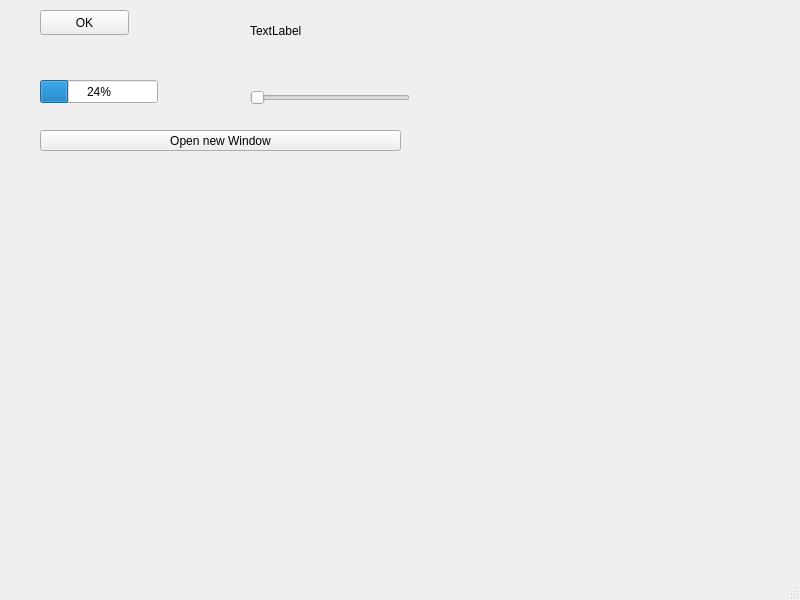
<?xml version="1.0" encoding="UTF-8"?>
<ui version="4.0">
 <class>MainWindow</class>
 <widget class="QMainWindow" name="MainWindow">
  <property name="geometry">
   <rect>
    <x>0</x>
    <y>0</y>
    <width>800</width>
    <height>600</height>
   </rect>
  </property>
  <property name="windowTitle">
   <string>MainWindow</string>
  </property>
  <widget class="QWidget" name="centralwidget">
   <widget class="QPushButton" name="pushButton">
    <property name="geometry">
     <rect>
      <x>40</x>
      <y>10</y>
      <width>89</width>
      <height>25</height>
     </rect>
    </property>
    <property name="text">
     <string>OK</string>
    </property>
   </widget>
   <widget class="QLabel" name="label">
    <property name="geometry">
     <rect>
      <x>250</x>
      <y>10</y>
      <width>91</width>
      <height>41</height>
     </rect>
    </property>
    <property name="text">
     <string>TextLabel</string>
    </property>
    <property name="textFormat">
     <enum>Qt::AutoText</enum>
    </property>
   </widget>
   <widget class="QProgressBar" name="progressBar">
    <property name="geometry">
     <rect>
      <x>40</x>
      <y>80</y>
      <width>118</width>
      <height>23</height>
     </rect>
    </property>
    <property name="value">
     <number>24</number>
    </property>
   </widget>
   <widget class="QSlider" name="horizontalSlider">
    <property name="geometry">
     <rect>
      <x>250</x>
      <y>90</y>
      <width>160</width>
      <height>16</height>
     </rect>
    </property>
    <property name="orientation">
     <enum>Qt::Horizontal</enum>
    </property>
   </widget>
   <widget class="QPushButton" name="newWindow">
    <property name="geometry">
     <rect>
      <x>40</x>
      <y>130</y>
      <width>361</width>
      <height>21</height>
     </rect>
    </property>
    <property name="text">
     <string>Open new Window</string>
    </property>
   </widget>
  </widget>
  <widget class="QMenuBar" name="menubar">
   <property name="geometry">
    <rect>
     <x>0</x>
     <y>0</y>
     <width>800</width>
     <height>22</height>
    </rect>
   </property>
  </widget>
  <widget class="QStatusBar" name="statusbar"/>
 </widget>
 <resources/>
 <connections/>
</ui>
